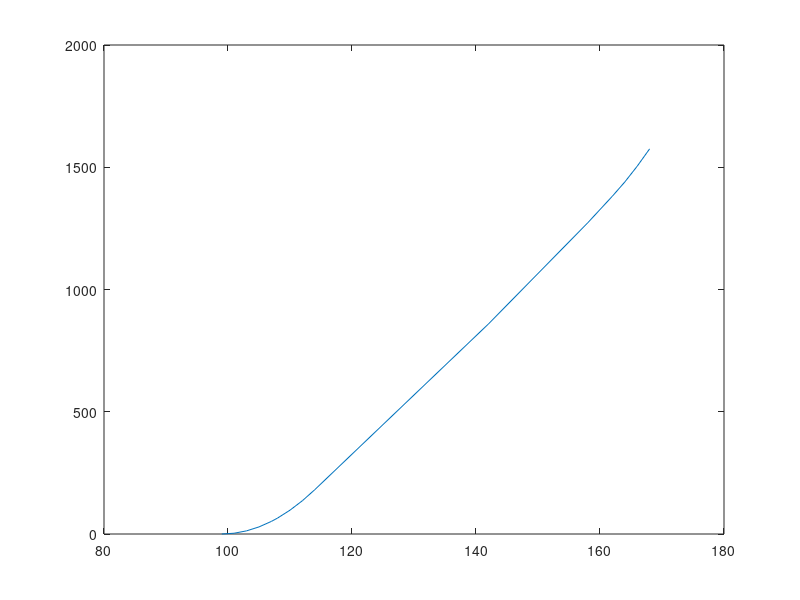

MATLAB code to generate this figure:
% Debug file for CrawlPlanning method

timeline = [98,9;107,7;141,1;157,1;162,6];
timeNodeList = [99,101,103,105,107,108,110,112,114,142,158,162,164,166,168];
lambda = 0.8057;

% timeline = [69,9;79,1;82,1;102,1;150,5;156,6;162,5];
% timeNodeList = [70,72,74,76,78,80,83,103,151,153,155,156,158,160,162,163,165,167];
% lambda = 0.2510;



stime = timeNodeList(1);
etime = timeNodeList(2);

resultList = zeros(size(timeNodeList));
index=1;

for etime = timeNodeList
    stime = timeNodeList(1);
    expect = 0;
    done = false;    
    disp(['etime = ' num2str(etime) ' stime = ' num2str(stime)]);
    
    for lastCycle=length(timeline):-1:1
        if timeline(lastCycle,1)<=etime
            if timeline(lastCycle, 1) <= stime
                expect = lambda * (etime - stime)^2;
                done = true;
            else
                expect = lambda*(etime-timeline(lastCycle,1))^2;
            end
            break;
        end
    end    
    if ~done
        for i = lastCycle - 1:-1:1
            if stime>=timeline(i,1)
                tw = timeline(i,2) - (stime - timeline(i,1));
                expect = expect + lambda*2*((etime-stime)-tw)*tw;
                expect = expect + lambda*tw^2;
                break;
            end
            tw = timeline(i,2);
            expect = expect + lambda*2*(etime-timeline(i,1)-tw)*tw;
            expect = expect + lambda*tw^2;
        end
    end    
    disp(expect);
    resultList(index)=expect;
    index=index+1;
end

plot(timeNodeList, resultList);

for i = 2:length(timeNodeList)
    r =(resultList(i)-resultList(i-1))/(timeNodeList(i)-timeNodeList(i-1));
    disp(['rate =' num2str(r)]);
end


